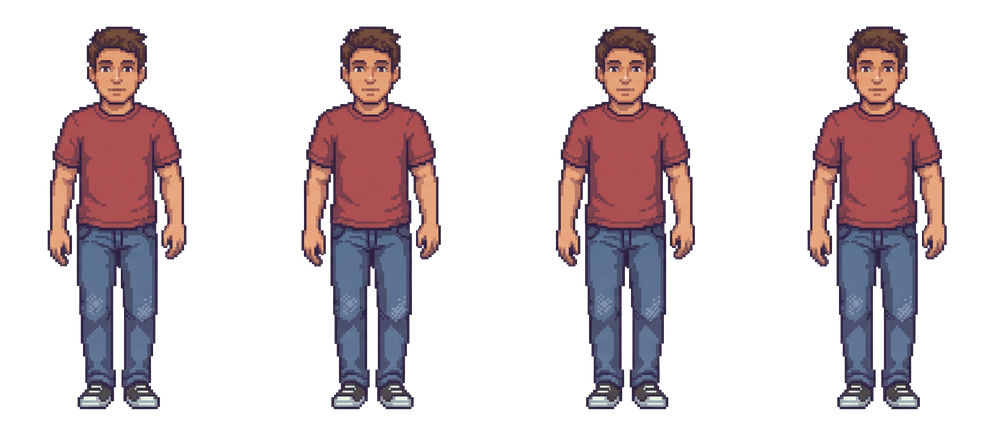
#> input picture assets/characters/player_idle.png, 1000 x 424 px, shrunk from 3168 x 1344 before the run
$ python make_character_sheet.py ../../../../assets/characters/player_idle.png out.png
#> lines starting #> are read from the running program, lines starting #| are printed output that depends on the picture
#> in main, img is the input picture: PIL image 1000x424 RGBA; mean R, G, B, A 39.7, 27.9, 31.6, 77.5
#!/usr/bin/env python3
"""Convert a 2-frame chromakey magenta (#FF00FF) character image into an aligned 2-cell transparent PNG sprite sheet."""

import argparse
from collections import deque
from pathlib import Path
from PIL import Image


def is_chromakey_magenta(r: int, g: int, b: int, tolerance: int) -> bool:
    """Return True if RGB is within tolerance of chromakey magenta (#FF00FF)."""
    dist = max(abs(255 - r), g, abs(255 - b))
    if dist <= tolerance:
        return True
    magenta_dominance = min(r, b) - g
    return r >= 150 and b >= 150 and magenta_dominance >= max(60, 140 - tolerance)


def remove_chromakey_background(
    img: Image.Image, tolerance: int = 65, despill: bool = True
) -> Image.Image:
    """Flood-fill from borders and clear enclosed chromakey magenta holes."""
#> called with tolerance = 65, despill = True
    rgba = img.convert("RGBA")
    width, height = rgba.size
#> width = 1000; height = 424
    pixels = rgba.load()

    visited = [[False] * width for _ in range(height)]
    queue: deque[tuple[int, int]] = deque()

    for x in range(width):
        for y in (0, height - 1):
            r, g, b, a = pixels[x, y]
            if a > 0 and is_chromakey_magenta(r, g, b, tolerance):
                visited[y][x] = True
                queue.append((x, y))
#> after the loop, visited = 424 items
    for y in range(height):
        for x in (0, width - 1):
            if not visited[y][x]:
                r, g, b, a = pixels[x, y]
                if a > 0 and is_chromakey_magenta(r, g, b, tolerance):
                    visited[y][x] = True
                    queue.append((x, y))

    while queue:
        cx, cy = queue.popleft()
        pixels[cx, cy] = (0, 0, 0, 0)
        for nx, ny in ((cx - 1, cy), (cx + 1, cy), (cx, cy - 1), (cx, cy + 1)):
            if 0 <= nx < width and 0 <= ny < height and not visited[ny][nx]:
                r, g, b, a = pixels[nx, ny]
                if a > 0 and is_chromakey_magenta(r, g, b, tolerance):
                    visited[ny][nx] = True
                    queue.append((nx, ny))
#> this loop made 0 passes

    hole_tolerance = min(tolerance, 45)
    for y in range(height):
        for x in range(width):
            r, g, b, a = pixels[x, y]
            if a > 0 and is_chromakey_magenta(r, g, b, hole_tolerance):
                pixels[x, y] = (0, 0, 0, 0)

    if despill:
        for y in range(height):
            for x in range(width):
                r, g, b, a = pixels[x, y]
                if a == 0:
                    continue
                touches_transparent = any(
                    0 <= nx < width and 0 <= ny < height and pixels[nx, ny][3] == 0
                    for nx, ny in ((x - 1, y), (x + 1, y), (x, y - 1), (x, y + 1))
                )
                if touches_transparent and min(r, b) > g + 25:
                    new_r = min(r, g + 20)
                    new_b = min(b, g + 20)
                    pixels[x, y] = (new_r, g, new_b, a)

    return rgba


def find_split_x(rgba: Image.Image) -> int:
    """Find the vertical split x-coordinate between the two character frames near center."""
    width, height = rgba.size
    pixels = rgba.load()
    mid = width // 2
    search_lo = max(1, int(width * 0.25))
    search_hi = min(width - 1, int(width * 0.75))

    best_x = mid
    best_count = height + 1
    for x in range(search_lo, search_hi):
        opaque_count = sum(1 for y in range(height) if pixels[x, y][3] > 0)
        if opaque_count < best_count or (
            opaque_count == best_count and abs(x - mid) < abs(best_x - mid)
        ):
            best_count = opaque_count
            best_x = x
    return best_x


def build_two_cell_sheet(
    rgba: Image.Image,
    char_height: int = 280,
    cell_width: int | None = None,
    cell_height: int | None = None,
    pad_x: int = 12,
    pad_top: int = 8,
) -> Image.Image:
    """Split into two frames, scale uniformly, center horizontally, and align feet to bottom."""
    split_x = find_split_x(rgba)
    left_half = rgba.crop((0, 0, split_x, rgba.height))
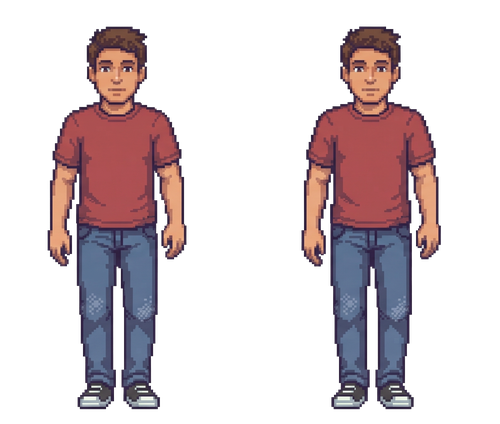
#> left_half: PIL image 500x424 RGBA; mean R, G, B, A 39.5, 27.9, 31.3, 77.5; transparent parts drawn white
    right_half = rgba.crop((split_x, 0, rgba.width, rgba.height))
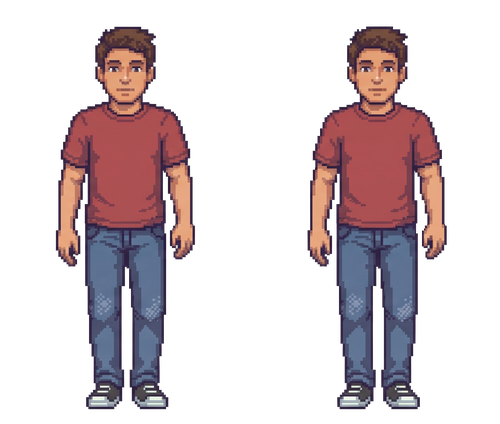
#> right_half: PIL image 500x424 RGBA; mean R, G, B, A 39.6, 27.9, 31.5, 77.5; transparent parts drawn white

    frames = []
    for half in (left_half, right_half):
        bbox = half.getbbox()
        if not bbox:
            raise ValueError("One of the two sprite sheet cells is empty after keying.")
        frames.append(half.crop(bbox))
#> this loop made 2 passes

    max_src_h = max(f.height for f in frames)
    scale = char_height / max_src_h

    scaled_frames = []
    for f in frames:
        new_w = max(1, round(f.width * scale))
        new_h = max(1, round(f.height * scale))
        scaled_frames.append(f.resize((new_w, new_h), Image.Resampling.NEAREST))

    max_w = max(f.width for f in scaled_frames)
    max_h = max(f.height for f in scaled_frames)

    final_cell_w = cell_width if cell_width is not None else max_w + 2 * pad_x
    final_cell_h = cell_height if cell_height is not None else max_h + pad_top

    sheet = Image.new("RGBA", (final_cell_w * 2, final_cell_h), (0, 0, 0, 0))
#> sheet: PIL image 624x288 RGBA; every value is 0
    for idx, frame in enumerate(scaled_frames):
        x = idx * final_cell_w + (final_cell_w - frame.width) // 2
        y = final_cell_h - frame.height
        sheet.paste(frame, (x, y), frame)
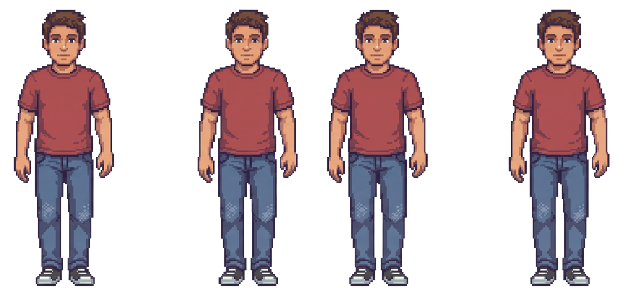
#> sheet: PIL image 624x288 RGBA; mean R, G, B, A 47.2, 33, 36.9, 94.3; transparent parts drawn white

    return sheet


def main() -> None:
    parser = argparse.ArgumentParser(
        description="Convert a 2-frame chromakey character image into a transparent 2-cell sprite sheet."
    )
    parser.add_argument("input", type=Path, help="Path to source chromakey image")
    parser.add_argument("output", type=Path, help="Path to write transparent 2-cell PNG")
    parser.add_argument(
        "--char-height",
        type=int,
        default=280,
        help="Target character pixel height for 1376x768 rooms (default: 280)",
    )
    parser.add_argument(
        "--cell-width",
        type=int,
        default=None,
        help="Optional fixed width per cell in pixels (defaults to widest frame + padding)",
    )
    parser.add_argument(
        "--cell-height",
        type=int,
        default=None,
        help="Optional fixed height per cell in pixels (defaults to char-height + top padding)",
    )
    parser.add_argument(
        "--tolerance",
        type=int,
        default=65,
        help="Color distance tolerance from #FF00FF (default: 65)",
    )
    parser.add_argument(
        "--no-despill",
        action="store_true",
        help="Disable 1px edge magenta despill",
    )
    args = parser.parse_args()

    with Image.open(args.input) as img:
        keyed = remove_chromakey_background(
            img, tolerance=args.tolerance, despill=not args.no_despill
        )

    sheet = build_two_cell_sheet(
        keyed,
        char_height=args.char_height,
        cell_width=args.cell_width,
        cell_height=args.cell_height,
    )

    args.output.parent.mkdir(parents=True, exist_ok=True)
    sheet.save(args.output, format="PNG")


if __name__ == "__main__":
    main()
